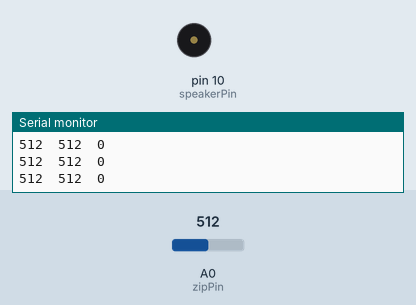
This sketch was run on a simulated Arduino Uno, built with avr-gcc and run on an emulated ATmega328P. On the bench: buzzer (waves = sounding), the last lines printed to the serial monitor. Inputs (shaded band) come from the test bench; at power-on: A0 (zipPin) = 512.

Above: at 1.3 s.
1.4 s: A0 (zipPin) set to 1007
At 2.7 s:
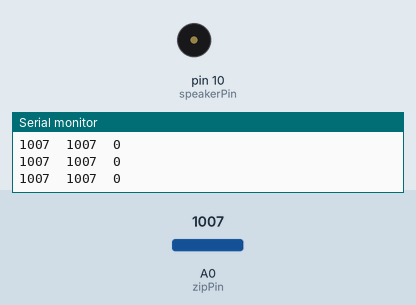
3.1 s: A0 (zipPin) set to 1020
Timing chart, 0 to 6.1 s (numbered marks = the images above; inputs shaded):
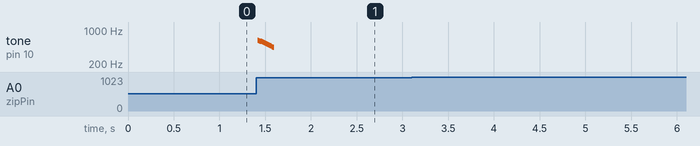

The sketch:

MusicalZip-UNO.ino
```cpp
/***********
 MUSICAL ZIP-UNO
 Plays a pitch that changes based on a variable resistor zip input!
 ***********/

 /*Borrows from   http://www.arduino.cc/en/Tutorial/Smoothing
 by David A. Mellis & Tom Igoe
 */

/* Define the number of samples to track.
High numbers = smoother reading but will take longer to respond to input!
Use a constant rather than a normal variable to allow this
value to determine the size of the readings array.
*/


// Zip Constants - set for v1 - will need calibration!


const int maximumReading = 890; // pick a value slightly lower than the true max to calm!
const int minimumReading = 280; // minimumReading is for the last stable value
const int minimumSwoop = 20; // lower value gives comic sweep at the top!

const int minimumPitch = 440; // 440Hz == A4
const int maximumPitch = 880; // 880Hz == A5


const int numReadings = 20;
const int numAvgReadings = 20;

int readings[numReadings];      // the readings from the analog input
int readIndex = 0;              // the index of the current reading
int total = 0;                  // the running total
int average = 0;                // the average

int lastAverage[numReadings];  // the last readings from the analog input
int avgReadIndex = 0;
int avgTotal = 0;
int avgAvg = 0;               // the average of the average array

int movementThreshold = 4;

bool calibration = true;
int prelimCycles = 0; // keeps track of inital sensor readings during calibration
const int calibrationLength = 30; // 30 is an arbitary number for sensor calming!

const int zipPin = A0;
const int speakerPin = 10;
const int GND_emul = 2; // emulates ground for the voltage divider

void setup() {

  pinMode(zipPin, INPUT);
  pinMode(speakerPin, OUTPUT);
  // initialize serial communications (for debugging only):
  Serial.begin(9600);
  arraySet(); // set length of readings[] and avgAvg[]
  calibrate();

}

void loop() {

  smoothing();
  averageChecker();
  dataSpewer();
  if (zipMovementDetected()) {
    zippyMusic();
  }
}

void smoothing()
{
  total = total - readings[readIndex];
  // power saving trick:
  pinMode(GND_emul, OUTPUT);
  // emulate GND:
  digitalWrite(GND_emul, LOW);
  // read from the sensor:
  readings[readIndex] = analogRead(zipPin);
  // disconnect the emulated GND:
  pinMode(GND_emul, INPUT);

  // add the reading to the total:
  total = total + readings[readIndex];
  // advance to the next position in the array:
  readIndex++;

  // if we're at the end of the array...
  if (readIndex >= numReadings) {
    // ...wrap around to the beginning:
    readIndex = 0;
  }

  // calculate the average:
  average = total / numReadings;


}

void zippyMusic(){
  if ((average < maximumReading) && (average > minimumSwoop)) {
    // if the zip is between min and max (note use of minimumSwoop not minimumPitch
    // for comic effect!)

    // map the analog input range
    // to the output pitch range (440-880Hz)
    int thisPitch = map(average, minimumSwoop, maximumReading, maximumPitch, minimumPitch);

    // play the pitch:
    tone(speakerPin, thisPitch, 20); // (pinNo, frequency, duration)
    delay(1);        // delay in between reads for stability
  }
}

void averageChecker() {
  avgTotal = avgTotal - lastAverage[avgReadIndex];
  // read from the sensor:
  lastAverage[avgReadIndex] = average;
  // add the reading to the total:
  avgTotal = avgTotal + lastAverage[avgReadIndex];
  // advance to the next position in the array:
  avgReadIndex++;

  // if we're at the end of the array...
  if (avgReadIndex >= numAvgReadings) {
    // ...wrap around to the beginning:
    avgReadIndex = 0;
    if (calibration) prelimCycles++;
  }

  // calculate the average:
  avgAvg = avgTotal / numAvgReadings;
}

void dataSpewer(){
  Serial.print(average);
  Serial.print("\t");
  Serial.print(avgAvg);
  Serial.print("\t");
  Serial.println(zipMovementDetected());
}

int zipMovementDetected() {
  int zipMovement;
  if ((abs(average-avgAvg)) > movementThreshold) {
    zipMovement = 1;
  }
  else zipMovement = 0;

  return zipMovement;
}

void calibrate() {
  delay(100);
  while (calibration && prelimCycles < calibrationLength) {
    smoothing();
    averageChecker();
  }
  calibration = false;
  Serial.println("calibration complete!");
}

void arraySet() {
  for (int thisReading = 0; thisReading < numReadings; thisReading++) {
    readings[thisReading] = 0;
  }

  for (int thisReading = 0; thisReading < numAvgReadings; thisReading++) {
    lastAverage[thisReading] = 0;
  }
}
```

Measured:
- after the input at 1.4 s, tone on pin 10 (speakerPin): plays 620 Hz for 0.01 s, 607 Hz for 0.01 s, 594 Hz for 0.01 s, 582 Hz for 0.01 s, 569 Hz for 0.01 s, 557 Hz for 0.01 s … (15 notes in this stretch), starting at once
